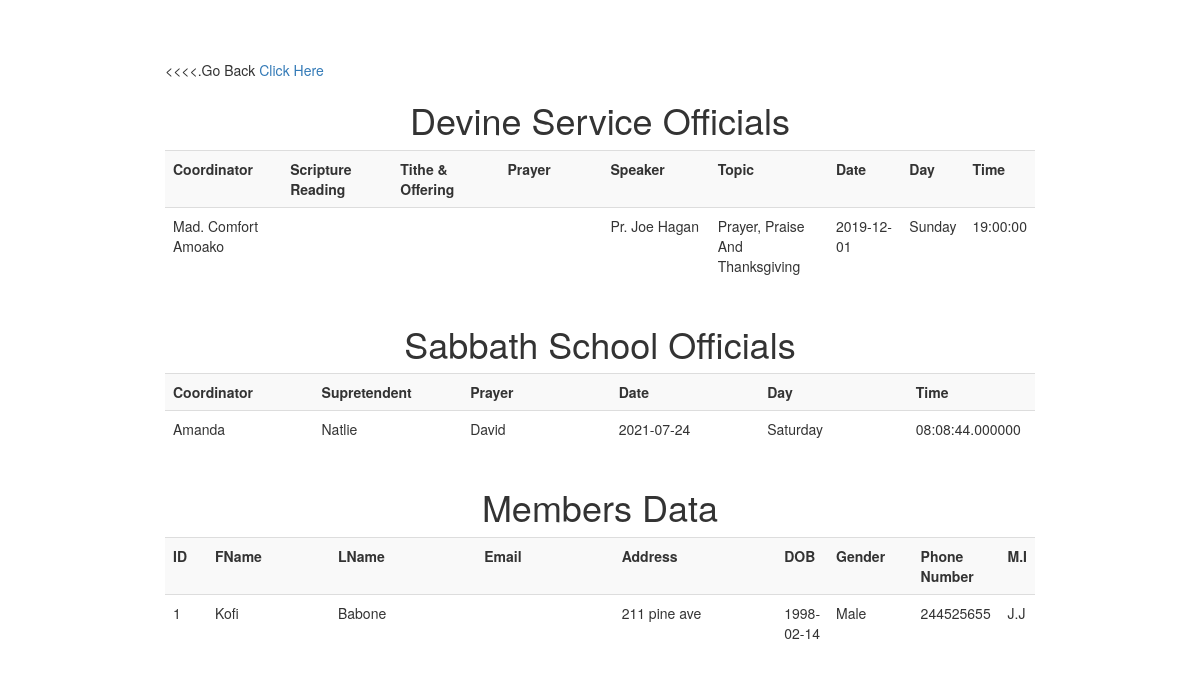
Screenshot of /events.php with the database file from the repository.
### tables this page shows
CREATE TABLE `events` (
  `ID` int(11) NOT NULL,
  `Coordinator` varchar(250) NOT NULL,
  `scriptureReader` varchar(100) NOT NULL,
  `TitheOffering` varchar(100) NOT NULL,
  `Prayer` varchar(100) NOT NULL,
  `Speaker` varchar(250) NOT NULL,
  `Topic` text NOT NULL,
  `adDate` date NOT NULL,
  `Day` varchar(50) NOT NULL,
  `adTime` time NOT NULL
);

CREATE TABLE `sabbathschool` (
  `ID` int(11) NOT NULL,
  `Coordinator` varchar(100) NOT NULL,
  `Supretendent` varchar(150) NOT NULL,
  `Prayer` varchar(150) NOT NULL,
  `adDate` date NOT NULL,
  `Day` varchar(100) NOT NULL,
  `adTime` time(6) NOT NULL
);

CREATE TABLE `members` (
  `ID` int(11) NOT NULL,
  `FName` varchar(50) NOT NULL,
  `LName` varchar(50) NOT NULL,
  `M.I` varchar(50) DEFAULT NULL,
  `Address` varchar(250) NOT NULL,
  `Date of Birth` date NOT NULL,
  `Gender` varchar(6) NOT NULL,
  `Position` varchar(200) NOT NULL
);

CREATE TABLE `contact` (
  `ID` int(11) NOT NULL,
  `Number` int(10) NOT NULL,
  `Email` varchar(100) DEFAULT NULL
);

### events.php (the view, shortened to what this page needs)
<?php
$db = mysqli_connect("localhost", "root", "", "ch");
$query = "select * from events";
$result = mysqli_query($db, $query);;
?>
<!DOCTYPE html>
<html lang="en">
<head>
    <link rel="stylesheet" href="https://maxcdn.bootstrapcdn.com/bootstrap/3.3.6/css/bootstrap.min.css" />
</head>
<body>
<br /><br />
<div class="container" style="width:900px;">
    <br>
    <div class="home">
            <p>
                <<<<.Go Back <a href="profileuser.php">Click Here</a>
            </p>
        </div>
    <h1 align="center">Devine Service Officials</h1>
    <div class="table-responsive" id="employee_table">
        <table class="table table-striped">
            <tr>
                <th width="15%">Coordinator</th>
                <th width="15%">Scripture Reading</th>
                <th width="15%">Tithe & Offering</th>
                <th width="15%">Prayer</th>
                <th width="15%">Speaker</th>
                <th width="15%">Topic</th>
                <th width="15%">Date</th>
                <th width="15%">Day</th>
                <th width="5%">Time</th>
            </tr>
            <?php
            while($row = mysqli_fetch_array($result))
            {
                ?>
                <tr>
                    <td ><?php echo $row["Coordinator"]; ?></td>
                    <td ><?php echo $row["scriptureReader"]; ?></td>
                    <td ><?php echo $row["TitheOffering"]; ?></td>
                    <td ><?php echo $row["Prayer"]; ?></td>
                    <td ><?php echo $row["Speaker"]; ?></td>
                    <td ><?php echo $row["Topic"]; ?></td>
                    <td ><?php echo $row["adDate"]; ?></td>
                    <td ><?php echo $row["Day"]; ?></td>
                    <td ><?php echo $row["adTime"]; ?></td>
                </tr>
                <?php
            }
            ?>
        </table>
    </div>
    <?php
    $db = mysqli_connect("localhost", "root", "", "ch");
    $query="select * from sabbathSchool";
    $result = mysqli_query($db, $query);;
     ?>
    <h1 align="center">Sabbath School Officials</h1>
    <div class="table-responsive" id="employee_table">
        <table class="table table-striped">
            <tr>
                <th width="15%" align="center" >Coordinator</th>
                <th width="15%" align="center">Supretendent</th>
                <th width="15%" align="center">Prayer</th>
                <th width="15%" align="center">Date</th>
                <th width="15%" align="center">Day</th>
                <th width="5%" align="center">Time</th>
            </tr>
            <?php
            while($row = mysqli_fetch_array($result))
            {
                ?>
                <tr>
                    <td ><?php echo $row["Coordinator"]; ?></td>
                    <td ><?php echo $row["Supretendent"]; ?></td>
                    <td ><?php echo $row["Prayer"]; ?></td>
                    <td ><?php echo $row["adDate"]; ?></td>
                    <td ><?php echo $row["Day"]; ?></td>
                    <td ><?php echo $row["adTime"]; ?></td>
                </tr>
                <?php
            }
            ?>
        </table>
    </div>
<?php
$db = mysqli_connect("localhost", "root", "", "ch");
$query ="select * from members ORDER BY id";
$result = mysqli_query($db, $query);
$query2 ="select * from contact ORDER BY id";
$result2 = mysqli_query($db, $query2);
?>
    <h1 align="center">Members Data</h1>
    <div class="table-responsive" id="employee_table">
        <table class="table table-striped">
            <tr>
                <th width="5%">ID</th>
                <th width="15%">FName</th>
                <th width="18%">LName</th>
                <th width="17%">Email</th>
                <th width="20%">Address</th>
                <th width="5%">DOB</th>
                <th width="10%">Gender</th>
                <th width="20%">Phone Number</th>
                <th width="20%">M.I</th>
            </tr>
            <?php
            while($row = mysqli_fetch_array($result) and $row2 = mysqli_fetch_array($result2))
            {
                ?>
                <tr>
                    <td ><?php echo $row["ID"]; ?></td>
                    <td><?php echo $row["FName"]; ?></td>
                    <td><?php echo $row["LName"]; ?></td>
                    <td><?php echo $row2["Email"]; ?></td>
                    <td><?php echo $row["Address"]; ?></td>
                    <td><?php echo $row["Date of Birth"]; ?></td>
                    <td><?php echo $row["Gender"]; ?></td>
                    <td><?php echo $row2["Number"]; ?></td>
                    <td><?php echo $row["M.I"]; ?></td>
                </tr>
                <?php
            }
            ?>
        </table>
    </div>
</div>
</body>
</html>

### rows the page displays
events: Coordinator "Mad. Comfort Amoako", Speaker "Pr. Joe Hagan", Topic "Prayer, Praise And Thanksgiving", adDate "2019-12-01", Day "Sunday", adTime "19:00:00"
sabbathschool: Coordinator "Amanda", Supretendent "Natlie", Prayer "David", adDate "2021-07-24", Day "Saturday", adTime "08:08:44.000000"
contact: Number "244525655"
members: ID "1", FName "Kofi", LName "Babone", Address "211 pine ave", Date of Birth "1998-02-14", Gender "Male", I "J.J"
